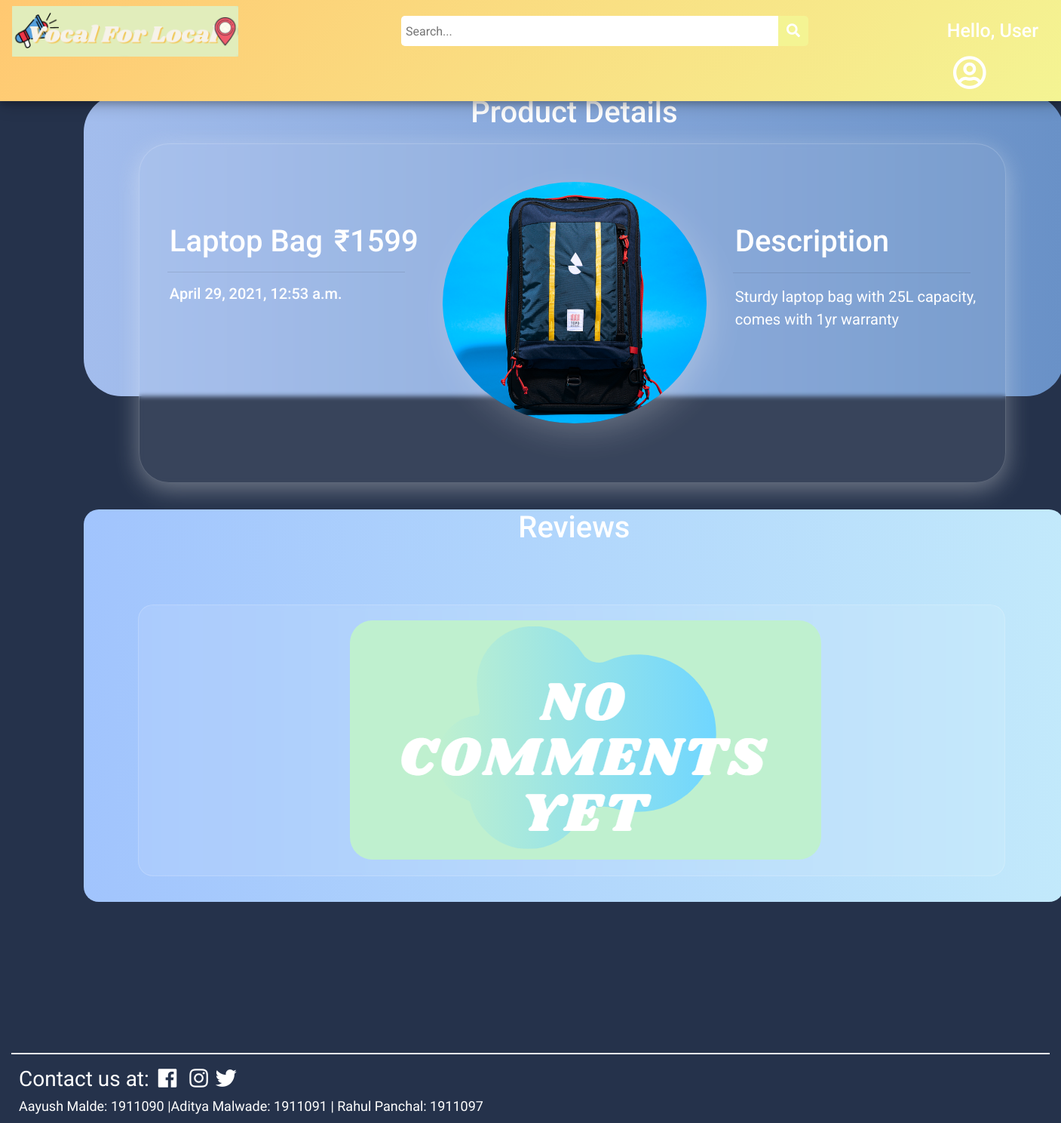
Page /accessorize/products/Laptop Bag on the committed database.
### main/models.py (models this page shows, shortened)
class Post(models.Model):
    p_id = models.IntegerField(primary_key=True, null=False)
    name = models.CharField(max_length=50,null=True)
    description = models.CharField(max_length=1000, null=True)
    photo = models.ImageField(upload_to="images/",null=True,verbose_name="")
    owner = models.ForeignKey(Customer, null=True, on_delete= models.CASCADE)
    date_created = models.DateTimeField(auto_now_add=True, null=True)
    category = models.CharField(max_length=100, null=True)
    availability = models.CharField(max_length=20, null=True)
    location = models.CharField(max_length=50, null=True)
    business_name = models.CharField(max_length=50,null=True)
    price = models.IntegerField(null=True)
    @property
    def imageURL(self):
        try:
            url = self.photo.url
        except :
            url = ''
        return url

### main/views.py (the view, shortened to what this page needs)
# urls.py: path('<str:business>/products/<str:name>',views.viewPost,name="viewPost"),
def viewPost(request,business,name):
	try:
		p = Post.objects.filter(business_name=business,name=name)[0]
	except Post.DoesNotExist:
		raise Http404("No such Product is available with {}".format(business))
	comments = Comment.objects.filter(p_id = p).order_by('-c_id')
	context = {"p":p,"comments":comments}
	return render(request,'main/viewPost.html',context)

### main/templates/main/viewPost.html (shortened to what this page needs)
{% load static %}
<!DOCTYPE html>
<html lang="en">
<head>
  <link rel="stylesheet" href="https://use.fontawesome.com/releases/v5.6.1/css/all.css"
 />
  <link rel="stylesheet" href="https://cdn.jsdelivr.net/npm/bootstrap@4.6.0/dist/css/bootstrap.min.css"
>
    <link rel="stylesheet" href="{%static '/css/viewPost.css' %}">
</head>
<body style="background-color: rgb(37, 50, 75);">
  <div class="topnav">
    <a class="active" href="{% url 'home' %}">
      <img id="logo" src="{% static 'images/logo_final.png' %}" alt="VocalForLocal" />
    </a>
    <div class="search">
      <input type="text" placeholder=" Search..." name="key" id="search-placeholder" />
      <button id="srch" type="submit" onclick="validatePlaceHolder(this)">
        <i class="fa fa-search" style="font-size: 18px"> </i>
      </button>
    </div>
    <span class="hello-msg">
      Hello, {% if user.is_authenticated %} {{request.user}} {% else %} User
      {% endif %}
    </span>
    <a class="nav-link dropdown-toggle" href="#" id="navbarDropdown" role="button" data-bs-toggle="dropdown" aria-expanded="false"          style="margin-left: 160px;">
      <i class="far fa-user-circle" style="color:white; font-size: 45px;"></i>
    </a>
  </div>
  <div class="container-fluid">
    <div id="post-card">
      <h2 style="text-align: center;margin-top: 17px; font-size: 40px;">Product Details</h2>
    </div>
    <div id="image-card">
      <div id="pdt-icon">
        <img src="{{p.imageURL}}" alt="product img" id="pdt-img" style="width: 350px;height: 320px; background-position: center; background-size: cover; border-radius: 50%;">
      </div>
      <div id="pdt-info">
        <h1 id="pdt-name">
          {{p.name}} <span style="float: right;"> &#x20B9;{{p.price}}</span>
        </h1>
        <hr style="width:90%; ">
        <h2 id="price">
          {{p.date_created}}
        </h2>
      </div>
      <div id="details">
        <h1 id="description">
           Description
        </h1>
        <hr style="text-align: center;margin-top: 17px;width: 90%;">
        <div id="description-text">
          <p style="width: 320px; overflow-wrap: break-word; font-size: 20px; height: 230px; overflow-y: scroll;">{{p.description}}</p>
        </div>
      </div>
    </div>
    <div id="comments">
      <h2 style="text-align: center;margin-top: 17px; font-size: 40px;">Reviews</h2>
      <div id="comment-container">
        {% if comments %}
        {% for c in comments %}
        <div class="comment-card">
          <span><i class="far fa-user" style="font-size: 25px; color: black; margin-right: 10px;"></i></span>
          <span style="font-size: 20px;font-weight: bold;">{{c.c_by}} |</span>
          <span style="font-size: 19px;font-weight: 400;"> {{c.text}}<span style="float: right;font-size: 15px; font-weight: 200; color: grey">{{c.timestamp}}</span></span>
        </div>
        {% endfor%}
        {% else %}
       <div style="margin-left: 270px; margin-top: 10px;">
        <img src="{% static 'images/default_msg.PNG' %}" alt="NO COMMENTS" style="border-radius: 30px;">
       </div>
        {% endif %}
      </div>
    </div>
    <hr style="width:100%; height: 0.5px; background-color: white;"/>
    <div class="footer" style="padding-left: 10px;">
      <h3 style="color: white;">Contact us at: <span style="margin:0px 5px;"><i class="fab fa-facebook"></i></span>
        <span style="margin:0px 5px;"><i class="fab fa-instagram"></i></span><span style="margin:0px 5px;"><i class="fab fa-twitter"></i></span>
        <div><span style="font-size: 18px;">Aayush Malde: 1911090 |Aditya Malwade: 1911091 | Rahul Panchal: 1911097 </span></div>
    </div>
  </div>
</body>
</html>

### static/css/viewPost.css (style rules this page uses)
body { font-family:'Roboto', sans-serif; }
* { box-sizing: border-box; }
.hello-msg { position: relative; float: right; font-weight: 500; font-size: 25px; color: #fff; margin-right: 30px; margin-top: 22px; text-align: center; }
.topnav { background: linear-gradient(311deg, #f4f493, #ffc871); overflow: visible; box-shadow: 0 4px 8px 0 rgba(0, 0, 0, 0.2), 0 6px 20px 0 rgba(0, 0, 0, 0.19); position: fixed; top: 0; width: 100%; z-index: 3; }
.topnav a { float: left; padding: 14px 16px; text-decoration: none; font-size: 17px; }
.topnav a.active { color: rgb(255, 102, 0); text-shadow: 2px 2px 7px #ebab4a; transition: all 0.8s; border-radius: 10px; }
.search input[type="text"] { width: 500px; height: 40px; border-top-left-radius: 5px; border-bottom-left-radius: 5px; border: none; margin-top: 20px; background-color: #ffff; }
.search { float: left; margin-left: 200px; margin-top: 1px; }
#srch { transition: all 0.5s; }
.search button { height: 40px; width: 40px; background-color: #f4f493; color: #ffff; border-top-right-radius: 5px; border-bottom-right-radius: 5px; float: right; margin-top: 20px; padding: 5px 10px; margin-right: 16px; font-size: 12px; border: none; cursor: pointer; }
#logo { width: 300px; height: 100%; overflow: hidden; margin-top: -6px; }
.dropdown-toggle::after { display: none; }
.dropdown-toggle { transition: all 0.8s; }
#post-card { margin-top: 125px; position: relative; width: 1300px; height: 400px; background: linear-gradient(to right, #a3bded, #6991c7); background-position: top; background-repeat: no-repeat; background-size: cover; margin-left: 7%; border-radius: 50px; color: white; }
#image-card { margin-top: -335px; position: absolute; width: 1150px; height: 450px; background: rgba(253, 253, 253, 0.089); box-shadow: 0 8px 32px 0 rgba(250, 250, 248, 0.37); backdrop-filter: blur( 3.0px ); -webkit-backdrop-filter: blur( 6.0px ); border-radius: 10px; border: 1px solid rgba( 255, 255, 255, 0.18 ); margin-left: 12%; border-radius: 40px; z-index: 2; color: white; transition: all 0.9s; }
#pdt-img { transition: all 0.5s; box-shadow: 10px 15px 48px -9px rgba(255,255,255,0.28); -webkit-box-shadow: 10px 15px 48px -9px rgba(255,255,255,0.28); -moz-box-shadow: 10px 15px 48px -9px rgba(255,255,255,0.28); }
#pdt-icon { position: absolute; width: 350px; height: 320px; border-radius: 50%; margin-top: 50px; margin-left: 35%; }
#pdt-info { position: absolute; width: 350px; height: 300px; margin-top: 75px; margin-left: 20px; }
#pdt-name { overflow-wrap: break-word; margin-top: 30px; overflow:hidden; margin-left: 20px; }
#price { overflow:hidden; margin-left: 20px; font-size: 20px; }
#details { position: absolute; width: 350px; height: 300px; margin-top: 75px; margin-left: 770px; }
#description { margin-top: 30px; margin-left: 20px; }
#description-text { width: 300px; margin-left: 20px; }
#comments { margin-top: 150px; position: relative; width: 1300px; height: 520px; background: linear-gradient(to right, #a1c4fd, #c2e9fb); background-size: cover; background-position: center; background-repeat: no-repeat; border-radius: 20px; margin-left: 7%; color: white; margin-bottom: 200px; }
#comment-container { padding: 10px; margin-top: 70px; position: absolute; width: 1150px; height: 360px; margin-left: 5.5%; display: flex; flex-direction: row; flex-wrap: wrap; overflow-y: scroll; background: rgba(253, 253, 253, 0.089); backdrop-filter: blur( 3.0px ); -webkit-backdrop-filter: blur( 6.0px ); border-radius: 20px; border: 1px solid rgba( 255, 255, 255, 0.18 ); }
.footer { font-family: 'Spartan',sans-serif; }

### rows in the picture
Post: imageURL (picture), name "Laptop Bag", price "1599", date_created "April 29, 2021, 12:53 a.m.", description "Sturdy laptop bag with 25L capacity, comes with 1yr warranty"
